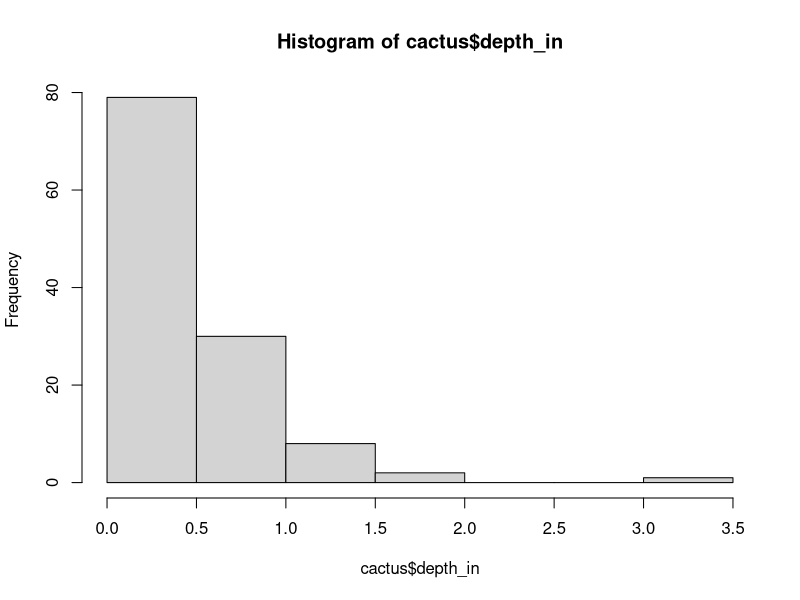

Here is the R script that generated this plot:
## ---- chunk 1
knitr::opts_chunk$set(echo = TRUE)
## ---- chunk 2
counts <- c(63, 69, 60, 65, NA, 68, 61, 70, 61, 59, 64, 69, 63, 63, 72, 65, 64, 70, 63, 65)
## ---- chunk 3
mean(counts)
## ---- chunk 4
mean(counts, na.rm = TRUE)
## ---- chunk 5
counts[counts < 66]
## ---- chunk 6
pet_names <- c("Mystery", "Hazel", "Spud", "Pancho")
pet_names
## ---- chunk 7
pet_names[3]
## ---- chunk 8
pet_names[pet_names == "Spud"]
## ---- chunk 9
cactus <- read.csv("../data_raw/CactusData.csv")
## ---- chunk 10
    # optional space for code to answer the question above
    # str(pads)
    # dim(pads)
## ---- chunk 11
head(cactus)
## ---- chunk 12
mean(cactus$length_in, na.rm = TRUE)
## ---- chunk 13
mean_length <- mean(cactus$length_in, na.rm = T)
round(mean_length, 1)

# Any variation of the above or below works
# round(mean(cactus$length_in, na.rm = TRUE), digits = 1)
## ---- chunk 14
hist(cactus$depth_in)
## ---- chunk 15
cactus[cactus$spines == "N", 9]
## ---- chunk 16
ficus <- cactus[cactus$species == "Opuntia ficus-indica", ]
engel <- cactus[cactus$species == "Opuntia engelmannii", ]
## ---- chunk 17
mean_ficus <- mean(ficus$width_in, na.rm = TRUE)
mean_ficus
mean_engel <- mean(engel$width_in, na.rm = TRUE)
mean_engel
## ---- chunk 18
sd_ficus <- sd(ficus$width_in, na.rm = TRUE)
sd_ficus
sd_engel <- sd(engel$width_in, na.rm = TRUE)
sd_engel
